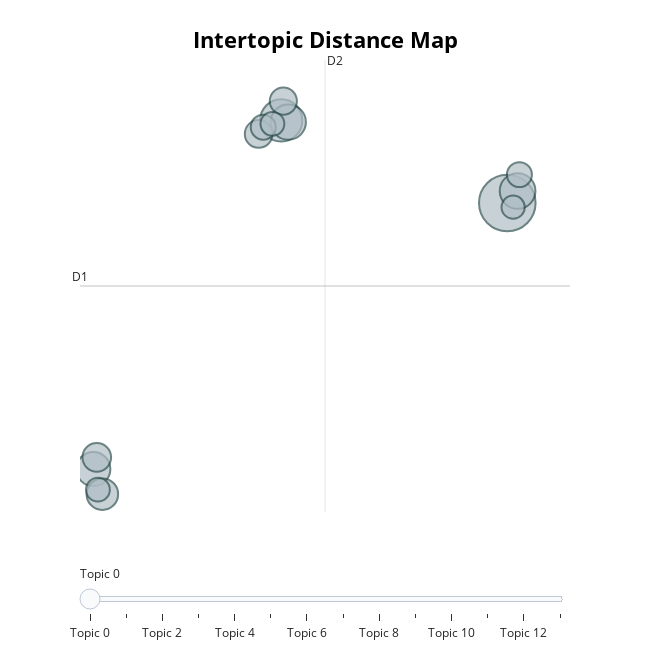

Notebook cell for this chart:
### Code cell
# Display the topics
topic_info = topic_model.get_topic_info()
print(topic_info)

# Visualize the topics
topic_model.visualize_topics()

### Figure 1 — Plotly figure (JSON) as saved in the notebook; plotly's stock layout.template omitted (floating-point values rounded to 4 significant figures)
{"data": [{"customdata": [[0, "love | get | family | nalla | jun", 113], [1, "bobby | get | tell | go | school", 63], [2, "life | girl | love | bingo | jo", 45], [3, "dog | sylvester | daffy | duck | porky", 44], [4, "film | murder | imdb | award | young", 41], [5, "police | dale | murder | go | army", 35], [6, "film | story | world | egyptian | docent", 29], [7, "yang | rogue | asuna | bruce | lynne", 27], [8, "ship | dr | crew | creature | chase", 26], [9, "louis | philippe | kill | bette | family", 22], [10, "old | year | kukoi | live | sister", 22], [11, "katerina | veikko | war | ivan | anni", 20], [12, "miranda | cassie | aden | douglas | murder", 20], [13, "rut | bertil | friend | wife | germany", 19]], "hovertemplate": "<b>Topic %{customdata[0]}</b><br>%{customdata[1]}<br>Size: %{customdata[2]}", "legendgroup": "", "marker": {"color": "#B0BEC5", "line": {"color": "DarkSlateGrey", "width": 2}, "size": [113, 63, 45, 44, 41, 35, 29, 27, 26, 22, 22, 20, 20, 19], "sizemode": "area", "sizeref": 0.07062, "symbol": "circle"}, "mode": "markers", "name": "", "orientation": "v", "showlegend": false, "type": "scatter", "x": [22.43, 6.833, 23.14, 7.318, -6.133, -5.51, -5.895, 5.275, 6.979, 5.592, 23.27, -5.817, 6.225, 22.84], "xaxis": "x", "y": [4.537, 6.714, 4.854, 6.671, -2.477, -3.138, -2.167, 6.359, 7.225, 6.538, 5.286, -3.02, 6.626, 4.427], "yaxis": "y"}], "layout": {"annotations": [{"showarrow": false, "text": "D1", "x": -7.053, "y": 2.35, "yshift": 10}, {"showarrow": false, "text": "D2", "x": 9.853, "xshift": 10, "y": 8.308}], "height": 650, "hoverlabel": {"bgcolor": "white", "font": {"family": "Rockwell", "size": 16}}, "legend": {"itemsizing": "constant", "tracegroupgap": 0}, "margin": {"t": 60}, "shapes": [{"line": {"color": "#CFD8DC", "width": 2}, "type": "line", "x0": 9.853, "x1": 9.853, "y0": -3.609, "y1": 8.308}, {"line": {"color": "#9E9E9E", "width": 2}, "type": "line", "x0": -7.053, "x1": 26.76, "y0": 2.35, "y1": 2.35}], "sliders": [{"active": 0, "pad": {"t": 50}, "steps": [{"args": [{"marker.color": [["red", "#B0BEC5", "#B0BEC5", "#B0BEC5", "#B0BEC5", "#B0BEC5", "#B0BEC5", "#B0BEC5", "#B0BEC5", "#B0BEC5", "#B0BEC5", "#B0BEC5", "#B0BEC5", "#B0BEC5"]]}], "label": "Topic 0", "method": "update"}, {"args": [{"marker.color": [["#B0BEC5", "red", "#B0BEC5", "#B0BEC5", "#B0BEC5", "#B0BEC5", "#B0BEC5", "#B0BEC5", "#B0BEC5", "#B0BEC5", "#B0BEC5", "#B0BEC5", "#B0BEC5", "#B0BEC5"]]}], "label": "Topic 1", "method": "update"}, {"args": [{"marker.color": [["#B0BEC5", "#B0BEC5", "red", "#B0BEC5", "#B0BEC5", "#B0BEC5", "#B0BEC5", "#B0BEC5", "#B0BEC5", "#B0BEC5", "#B0BEC5", "#B0BEC5", "#B0BEC5", "#B0BEC5"]]}], "label": "Topic 2", "method": "update"}, {"args": [{"marker.color": [["#B0BEC5", "#B0BEC5", "#B0BEC5", "red", "#B0BEC5", "#B0BEC5", "#B0BEC5", "#B0BEC5", "#B0BEC5", "#B0BEC5", "#B0BEC5", "#B0BEC5", "#B0BEC5", "#B0BEC5"]]}], "label": "Topic 3", "method": "update"}, {"args": [{"marker.color": [["#B0BEC5", "#B0BEC5", "#B0BEC5", "#B0BEC5", "red", "#B0BEC5", "#B0BEC5", "#B0BEC5", "#B0BEC5", "#B0BEC5", "#B0BEC5", "#B0BEC5", "#B0BEC5", "#B0BEC5"]]}], "label": "Topic 4", "method": "update"}, {"args": [{"marker.color": [["#B0BEC5", "#B0BEC5", "#B0BEC5", "#B0BEC5", "#B0BEC5", "red", "#B0BEC5", "#B0BEC5", "#B0BEC5", "#B0BEC5", "#B0BEC5", "#B0BEC5", "#B0BEC5", "#B0BEC5"]]}], "label": "Topic 5", "method": "update"}, {"args": [{"marker.color": [["#B0BEC5", "#B0BEC5", "#B0BEC5", "#B0BEC5", "#B0BEC5", "#B0BEC5", "red", "#B0BEC5", "#B0BEC5", "#B0BEC5", "#B0BEC5", "#B0BEC5", "#B0BEC5", "#B0BEC5"]]}], "label": "Topic 6", "method": "update"}, {"args": [{"marker.color": [["#B0BEC5", "#B0BEC5", "#B0BEC5", "#B0BEC5", "#B0BEC5", "#B0BEC5", "#B0BEC5", "red", "#B0BEC5", "#B0BEC5", "#B0BEC5", "#B0BEC5", "#B0BEC5", "#B0BEC5"]]}], "label": "Topic 7", "method": "update"}, {"args": [{"marker.color": [["#B0BEC5", "#B0BEC5", "#B0BEC5", "#B0BEC5", "#B0BEC5", "#B0BEC5", "#B0BEC5", "#B0BEC5", "red", "#B0BEC5", "#B0BEC5", "#B0BEC5", "#B0BEC5", "#B0BEC5"]]}], "label": "Topic 8", "method": "update"}, {"args": [{"marker.color": [["#B0BEC5", "#B0BEC5", "#B0BEC5", "#B0BEC5", "#B0BEC5", "#B0BEC5", "#B0BEC5", "#B0BEC5", "#B0BEC5", "red", "#B0BEC5", "#B0BEC5", "#B0BEC5", "#B0BEC5"]]}], "label": "Topic 9", "method": "update"}, {"args": [{"marker.color": [["#B0BEC5", "#B0BEC5", "#B0BEC5", "#B0BEC5", "#B0BEC5", "#B0BEC5", "#B0BEC5", "#B0BEC5", "#B0BEC5", "#B0BEC5", "red", "#B0BEC5", "#B0BEC5", "#B0BEC5"]]}], "label": "Topic 10", "method": "update"}, {"args": [{"marker.color": [["#B0BEC5", "#B0BEC5", "#B0BEC5", "#B0BEC5", "#B0BEC5", "#B0BEC5", "#B0BEC5", "#B0BEC5", "#B0BEC5", "#B0BEC5", "#B0BEC5", "red", "#B0BEC5", "#B0BEC5"]]}], "label": "Topic 11", "method": "update"}, {"args": [{"marker.color": [["#B0BEC5", "#B0BEC5", "#B0BEC5", "#B0BEC5", "#B0BEC5", "#B0BEC5", "#B0BEC5", "#B0BEC5", "#B0BEC5", "#B0BEC5", "#B0BEC5", "#B0BEC5", "red", "#B0BEC5"]]}], "label": "Topic 12", "method": "update"}, {"args": [{"marker.color": [["#B0BEC5", "#B0BEC5", "#B0BEC5", "#B0BEC5", "#B0BEC5", "#B0BEC5", "#B0BEC5", "#B0BEC5", "#B0BEC5", "#B0BEC5", "#B0BEC5", "#B0BEC5", "#B0BEC5", "red"]]}], "label": "Topic 13", "method": "update"}]}], "title": {"font": {"color": "Black", "size": 22}, "text": "<b>Intertopic Distance Map</b>", "x": 0.5, "xanchor": "center", "y": 0.95, "yanchor": "top"}, "width": 650, "xaxis": {"anchor": "y", "domain": [0, 1], "range": [-7.053, 26.76], "title": {"text": ""}, "visible": false}, "yaxis": {"anchor": "x", "domain": [0, 1], "range": [-3.609, 8.308], "title": {"text": ""}, "visible": false}}}
